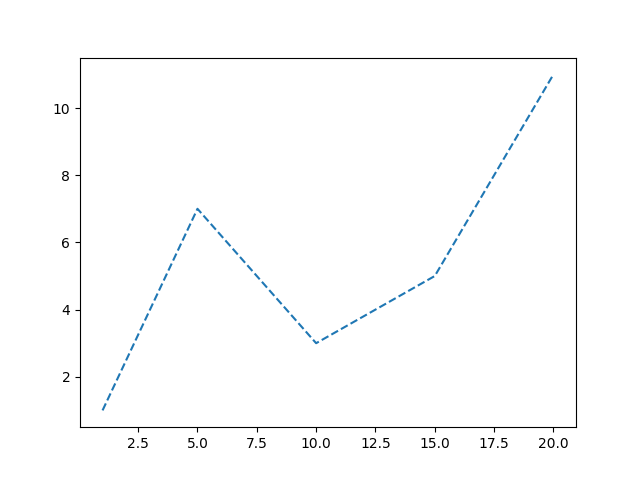

Reproduce this figure in Python.
import matplotlib.pyplot as plt
x = [1, 5, 10, 15, 20]
y = [1, 7, 3, 5, 11]
plt.plot(x, y, '--')
plt.show()
